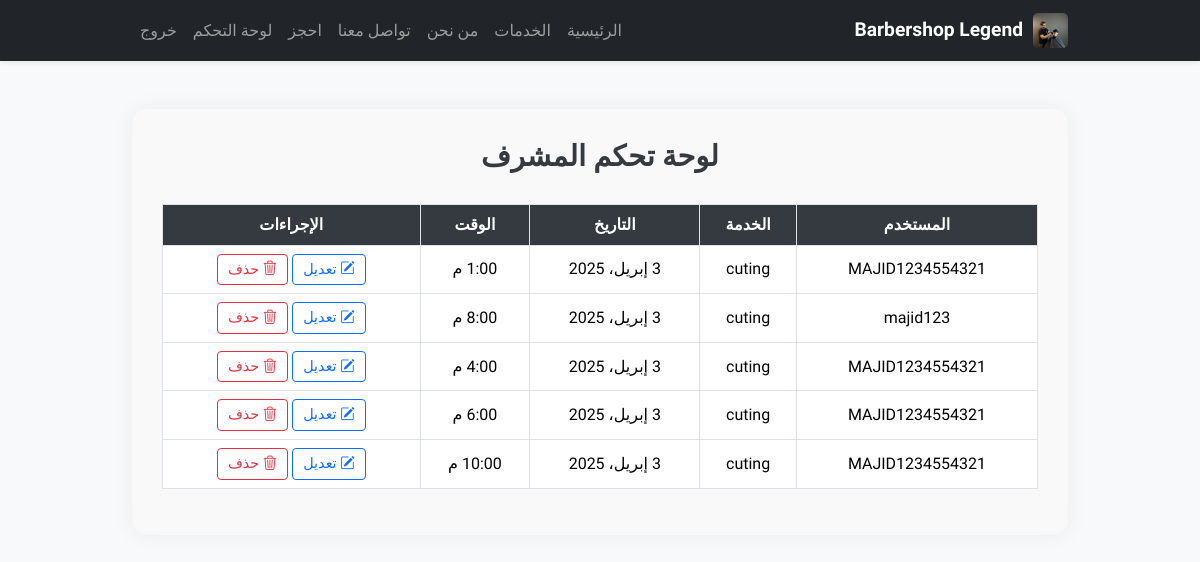
The app's page /admin-dashboard/ (signed in), older data.
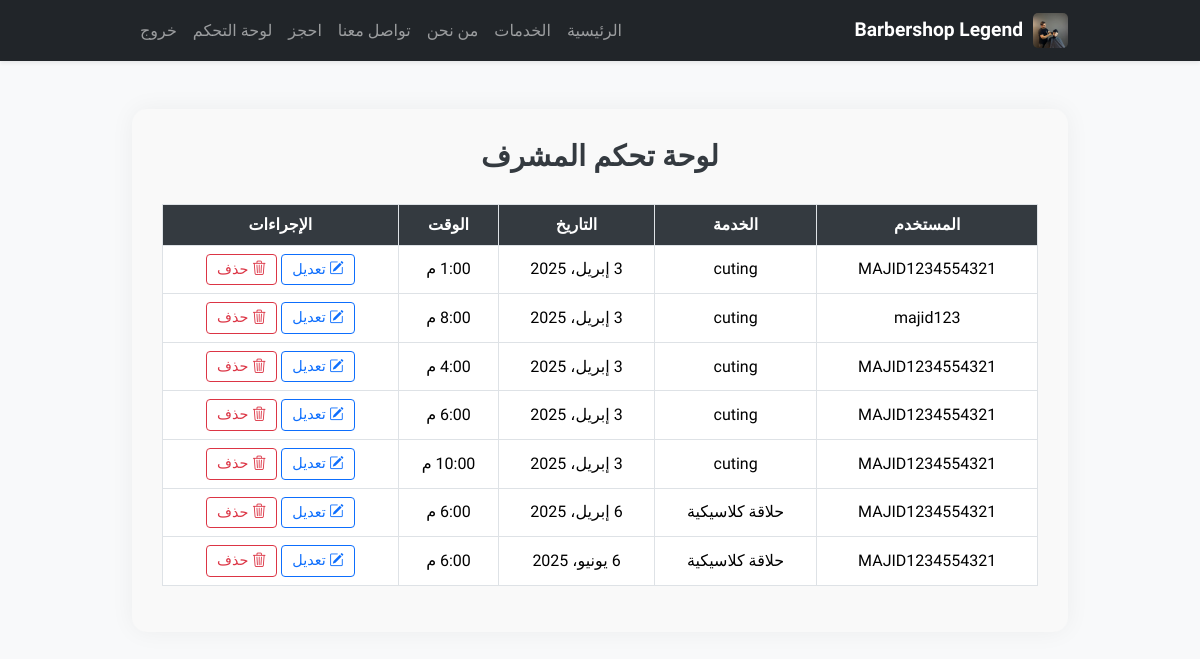
The same page, newer data.
### booking/models.py (models this page shows, shortened)
class Booking(models.Model):
    SERVICE_CHOICES = [
        ('حلاقة كلاسيكية', 'حلاقة كلاسيكية'),
        ('تنظيف بشرة', 'تنظيف بشرة'),
        ('صبغة شعر', 'صبغة شعر'),
    ]
    user = models.ForeignKey(User, on_delete=models.CASCADE)
    date = models.DateField()
    time = models.TimeField()
    service = models.CharField(max_length=100, choices=SERVICE_CHOICES)

### booking/views.py (the view)
# urls.py: path('admin-dashboard/', views.admin_dashboard, name='admin_dashboard'),
@staff_member_required
def admin_dashboard(request):
    bookings = Booking.objects.all()
    return render(request, 'booking/admin_dashboard.html', {'bookings': bookings})

### booking/templates/booking/admin_dashboard.html (shortened to what this page needs)
{% extends "booking/base.html" %} {% block content %}
<div class="admin-dashboard">
  <h2 class="admin-title">لوحة تحكم المشرف</h2>
  <div class="table-responsive">
    <table class="table table-hover table-bordered text-center align-middle">
      <thead>
        <tr>
          <th>المستخدم</th>
          <th>الخدمة</th>
          <th>التاريخ</th>
          <th>الوقت</th>
          <th>الإجراءات</th>
        </tr>
      </thead>
      <tbody>
        {% for booking in bookings %}
        <tr>
          <td>{{ booking.user.username }}</td>
          <td>{{ booking.service }}</td>
          <td>{{ booking.date }}</td>
          <td>{{ booking.time }}</td>
          <td>
            <a
              href="{% url 'edit_booking' booking.id %}"
              class="btn btn-sm btn-outline-primary"
            >
              <i class="bi bi-pencil-square"></i> تعديل
            </a>
            <a
              href="{% url 'delete_booking' booking.id %}"
              class="btn btn-sm btn-outline-danger"
              onclick="return confirm('هل أنت متأكد من الحذف؟');"
            >
              <i class="bi bi-trash3"></i> حذف
            </a>
          </td>
        </tr>
        {% empty %}
        <tr>
          <td colspan="5">لا توجد حجوزات حاليًا.</td>
        </tr>
        {% endfor %}
      </tbody>
    </table>
  </div>
</div>
{% endblock %}

Row changes from the older to the newer data that the page shows:
added Booking: user.username "MAJID1234554321", service "حلاقة كلاسيكية", date "6 إبريل، 2025", time "6:00 م"
added Booking: user.username "MAJID1234554321", service "حلاقة كلاسيكية", date "6 يونيو، 2025", time "6:00 م"
